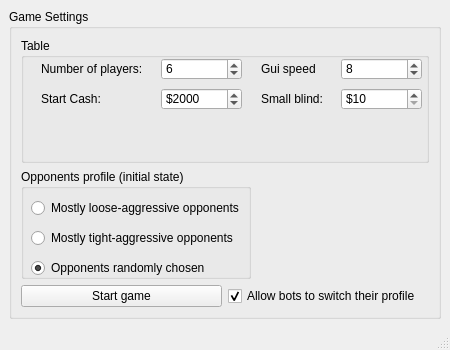
<?xml version="1.0" encoding="UTF-8"?>
<ui version="4.0">
 <class>StartWindow</class>
 <widget class="QMainWindow" name="StartWindow">
  <property name="geometry">
   <rect>
    <x>0</x>
    <y>0</y>
    <width>450</width>
    <height>350</height>
   </rect>
  </property>
  <property name="minimumSize">
   <size>
    <width>450</width>
    <height>350</height>
   </size>
  </property>
  <property name="maximumSize">
   <size>
    <width>450</width>
    <height>350</height>
   </size>
  </property>
  <property name="windowTitle">
   <string>PokerTraining</string>
  </property>
  <widget class="QWidget" name="centralwidget">
   <layout class="QGridLayout" name="gridLayout_2">
    <item row="0" column="0">
     <widget class="QGroupBox" name="groupBox">
      <property name="title">
       <string>Game Settings</string>
      </property>
      <layout class="QGridLayout" name="_2">
       <item row="1" column="0" colspan="2">
        <widget class="QGroupBox" name="groupBox_3">
         <property name="maximumSize">
          <size>
           <width>230</width>
           <height>110</height>
          </size>
         </property>
         <property name="title">
          <string>Opponents profile (initial state)</string>
         </property>
         <widget class="QRadioButton" name="radioButton_opponentsRandomlyChosen">
          <property name="geometry">
           <rect>
            <x>10</x>
            <y>90</y>
            <width>231</width>
            <height>18</height>
           </rect>
          </property>
          <property name="text">
           <string>Opponents randomly chosen</string>
          </property>
          <property name="checked">
           <bool>true</bool>
          </property>
         </widget>
         <widget class="QRadioButton" name="radioButton_opponentsLooseAggressive">
          <property name="enabled">
           <bool>true</bool>
          </property>
          <property name="geometry">
           <rect>
            <x>10</x>
            <y>30</y>
            <width>241</width>
            <height>18</height>
           </rect>
          </property>
          <property name="text">
           <string>Mostly loose-aggressive opponents</string>
          </property>
          <property name="checked">
           <bool>false</bool>
          </property>
         </widget>
         <widget class="QRadioButton" name="radioButton_opponentsTightAggressive">
          <property name="geometry">
           <rect>
            <x>10</x>
            <y>60</y>
            <width>231</width>
            <height>18</height>
           </rect>
          </property>
          <property name="text">
           <string>Mostly tight-aggressive opponents</string>
          </property>
         </widget>
        </widget>
       </item>
       <item row="0" column="0" colspan="2">
        <widget class="QGroupBox" name="groupBox_2">
         <property name="maximumSize">
          <size>
           <width>16777215</width>
           <height>130</height>
          </size>
         </property>
         <property name="title">
          <string>Table</string>
         </property>
         <widget class="QLabel" name="label">
          <property name="geometry">
           <rect>
            <x>20</x>
            <y>20</y>
            <width>111</width>
            <height>22</height>
           </rect>
          </property>
          <property name="text">
           <string>Number of players:</string>
          </property>
          <property name="buddy">
           <cstring>spinBox_quantityPlayers</cstring>
          </property>
         </widget>
         <widget class="QSpinBox" name="spinBox_quantityPlayers">
          <property name="geometry">
           <rect>
            <x>140</x>
            <y>20</y>
            <width>81</width>
            <height>22</height>
           </rect>
          </property>
          <property name="minimum">
           <number>2</number>
          </property>
          <property name="maximum">
           <number>10</number>
          </property>
          <property name="value">
           <number>6</number>
          </property>
         </widget>
         <widget class="QLabel" name="label_2">
          <property name="geometry">
           <rect>
            <x>20</x>
            <y>50</y>
            <width>71</width>
            <height>22</height>
           </rect>
          </property>
          <property name="text">
           <string>Start Cash:</string>
          </property>
          <property name="buddy">
           <cstring>spinBox_startCash</cstring>
          </property>
         </widget>
         <widget class="QSpinBox" name="spinBox_startCash">
          <property name="geometry">
           <rect>
            <x>140</x>
            <y>50</y>
            <width>81</width>
            <height>22</height>
           </rect>
          </property>
          <property name="prefix">
           <string>$</string>
          </property>
          <property name="minimum">
           <number>1000</number>
          </property>
          <property name="maximum">
           <number>1000000</number>
          </property>
          <property name="singleStep">
           <number>50</number>
          </property>
          <property name="value">
           <number>2000</number>
          </property>
         </widget>
         <widget class="QLabel" name="label_3">
          <property name="geometry">
           <rect>
            <x>240</x>
            <y>50</y>
            <width>81</width>
            <height>22</height>
           </rect>
          </property>
          <property name="text">
           <string>Small blind:</string>
          </property>
          <property name="buddy">
           <cstring>spinBox_startCash</cstring>
          </property>
         </widget>
         <widget class="QSpinBox" name="spinBox_smallBlind">
          <property name="geometry">
           <rect>
            <x>320</x>
            <y>50</y>
            <width>81</width>
            <height>22</height>
           </rect>
          </property>
          <property name="prefix">
           <string>$</string>
          </property>
          <property name="minimum">
           <number>10</number>
          </property>
          <property name="maximum">
           <number>1000</number>
          </property>
          <property name="singleStep">
           <number>10</number>
          </property>
          <property name="value">
           <number>10</number>
          </property>
         </widget>
         <widget class="QLabel" name="label_4">
          <property name="geometry">
           <rect>
            <x>240</x>
            <y>20</y>
            <width>81</width>
            <height>22</height>
           </rect>
          </property>
          <property name="text">
           <string>Gui speed</string>
          </property>
          <property name="buddy">
           <cstring>spinBox_startCash</cstring>
          </property>
         </widget>
         <widget class="QSpinBox" name="spinBox_guiSpeed">
          <property name="geometry">
           <rect>
            <x>320</x>
            <y>20</y>
            <width>81</width>
            <height>22</height>
           </rect>
          </property>
          <property name="prefix">
           <string/>
          </property>
          <property name="minimum">
           <number>1</number>
          </property>
          <property name="maximum">
           <number>10</number>
          </property>
          <property name="singleStep">
           <number>1</number>
          </property>
          <property name="value">
           <number>8</number>
          </property>
         </widget>
        </widget>
       </item>
       <item row="2" column="0">
        <widget class="QPushButton" name="pushButtonStartGame">
         <property name="maximumSize">
          <size>
           <width>337</width>
           <height>16777215</height>
          </size>
         </property>
         <property name="focusPolicy">
          <enum>Qt::NoFocus</enum>
         </property>
         <property name="text">
          <string>Start game</string>
         </property>
         <property name="icon">
          <iconset resource="resources/pokertraining.qrc">
           <normaloff>:/gfx/swbuttonlocalgame.png</normaloff>:/gfx/swbuttonlocalgame.png</iconset>
         </property>
         <property name="iconSize">
          <size>
           <width>37</width>
           <height>32</height>
          </size>
         </property>
        </widget>
       </item>
       <item row="2" column="1">
        <widget class="QCheckBox" name="checkBox_switchStrategy">
         <property name="text">
          <string>Allow bots to switch their profile</string>
         </property>
         <property name="checked">
          <bool>true</bool>
         </property>
        </widget>
       </item>
      </layout>
     </widget>
    </item>
   </layout>
  </widget>
  <widget class="QStatusBar" name="statusbar"/>
  <action name="actionStartGame">
   <property name="icon">
    <iconset resource="resources/pokertraining.qrc">
     <normaloff>:/gfx/swbuttonlocalgame.png</normaloff>:/gfx/swbuttonlocalgame.png</iconset>
   </property>
   <property name="text">
    <string>Start Game ...</string>
   </property>
   <property name="shortcut">
    <string>Ctrl+N</string>
   </property>
  </action>
  <action name="actionAboutPokerTraining">
   <property name="icon">
    <iconset resource="resources/pokertraining.qrc">
     <normaloff>:/gfx/system_help_64.png</normaloff>:/gfx/system_help_64.png</iconset>
   </property>
   <property name="text">
    <string>About PokerTraining</string>
   </property>
   <property name="toolTip">
    <string>About PokerTraining</string>
   </property>
  </action>
  <action name="actionConfigurePokerTraining">
   <property name="icon">
    <iconset resource="resources/pokertraining.qrc">
     <normaloff>:/gfx/systemsettings.png</normaloff>:/gfx/systemsettings.png</iconset>
   </property>
   <property name="text">
    <string>Configure PokerTraining ...</string>
   </property>
  </action>
  <action name="actionQuit">
   <property name="icon">
    <iconset resource="resources/pokertraining.qrc">
     <normaloff>:/gfx/application_exit.png</normaloff>:/gfx/application_exit.png</iconset>
   </property>
   <property name="text">
    <string>Quit</string>
   </property>
   <property name="shortcut">
    <string>Ctrl+Q</string>
   </property>
  </action>
  <action name="actionAbout_Pokertraining">
   <property name="text">
    <string>About Pokertraining</string>
   </property>
  </action>
 </widget>
 <resources>
  <include location="resources/pokertraining.qrc"/>
 </resources>
 <connections>
  <connection>
   <sender>actionQuit</sender>
   <signal>triggered()</signal>
   <receiver>StartWindow</receiver>
   <slot>close()</slot>
   <hints>
    <hint type="sourcelabel">
     <x>-1</x>
     <y>-1</y>
    </hint>
    <hint type="destinationlabel">
     <x>221</x>
     <y>168</y>
    </hint>
   </hints>
  </connection>
 </connections>
</ui>
